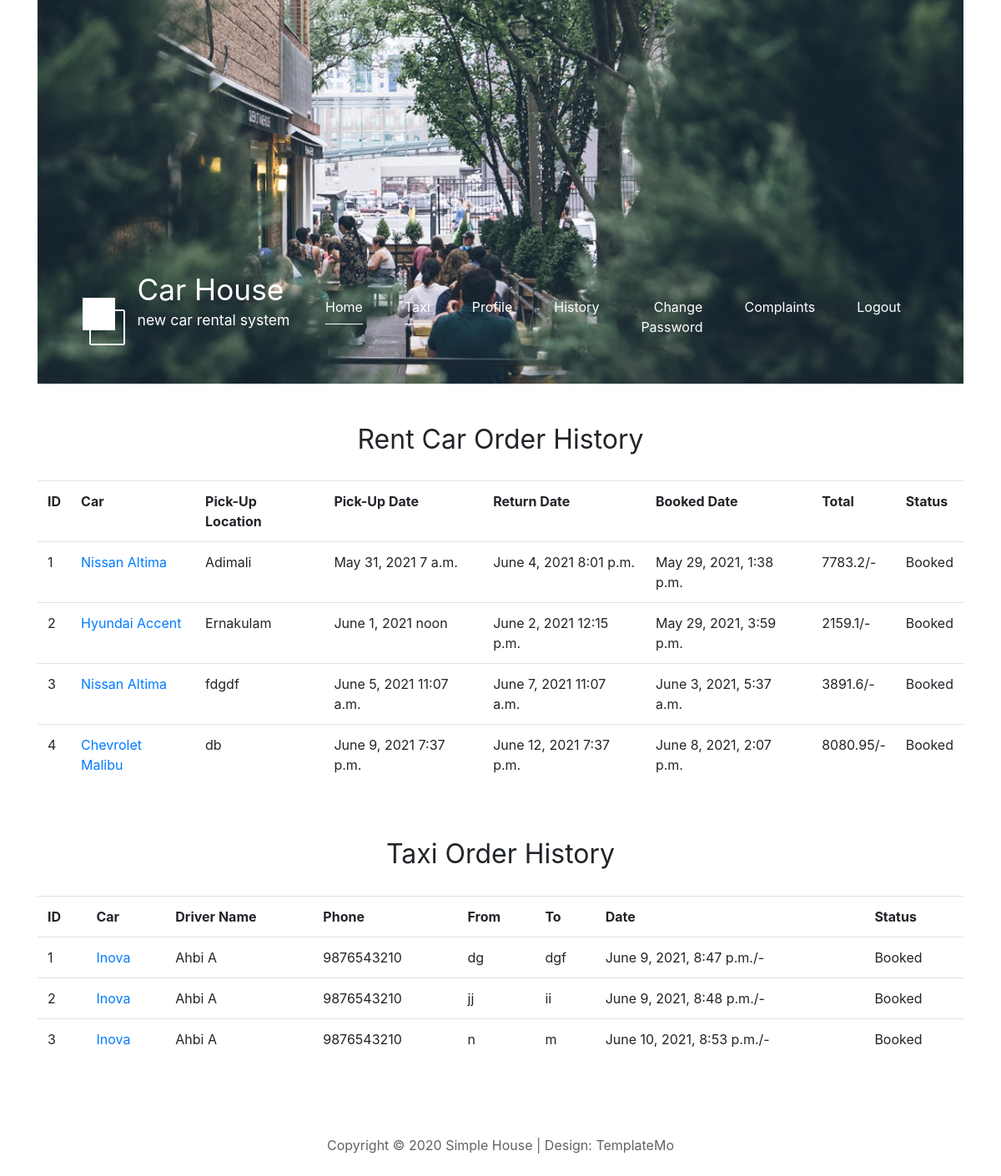
The app's page /user/history/ (signed in) with its own data.
### adminapp/models.py (models this page shows, shortened)
class Order(models.Model):
    date = models.DateTimeField(
        auto_now_add=True,
        verbose_name='Booking Date'
    )
    pick_up_location = models.CharField(
        max_length=50,
        verbose_name='Pick Up Location'
    )
    pick_date = models.DateField(
        verbose_name='Pick Up Date'
    )
    pick_time = models.TimeField(
        verbose_name='Pick Up Time'
    )
    return_date = models.DateField(
        verbose_name='Return Date'
    )
    return_time = models.TimeField(
        verbose_name='Return Time'
    )
    no_of_days = models.IntegerField(
        default=0
    )
    total = models.FloatField(
        default=0
    )
    status = models.IntegerField(
        default=0
    )
    car = models.ForeignKey(
        to=Car,
        on_delete=models.CASCADE
    )
    user = models.ForeignKey(
        to=User,
        on_delete=models.CASCADE
    )

class Car(models.Model):
    name = models.CharField(
        max_length=50,
        verbose_name='Car Name'
    )
    description = models.TextField(
        max_length=300,
        verbose_name='Description',
        null=True
    )
    image = models.FileField(
        upload_to='Cars',
        max_length=300
    )
    passanger = models.IntegerField(
        verbose_name='Adult Passanger'
    )
    large_luggage = models.IntegerField(
        verbose_name='Large Luggage'
    )
    small_luggage = models.IntegerField(
        verbose_name='Small Luggage'
    )
    doors = models.IntegerField(
        verbose_name='No of Doors'
    )
    air_condition = models.BooleanField(
        default=False,
        verbose_name='A/C Status'
    )
    rent_amount = models.FloatField(
        verbose_name='Rent Amount'
    )
    category = models.ForeignKey(
        to=Category,
        on_delete=models.CASCADE
    )
    status = models.BooleanField(
        default=True
    )
    vendor = models.ForeignKey(
        to=User,
        on_delete=models.CASCADE
    )
    offer = models.ForeignKey(
        null=True,
        to=Offer,
        on_delete=models.CASCADE
    )
    mode = models.CharField(
        max_length=20,
        default='rent'
    )
    kilometer = models.CharField(
        default='',
        max_length=50,
        verbose_name='Kilometer Details'
    )
    def __str__(self):
        return self.name

class BookTaxi(models.Model):
    start_from = models.CharField(
        max_length=30,
        verbose_name='From'
    )
    to_location = models.CharField(
        max_length=30,
        verbose_name='To'
    )
    date = models.DateTimeField(
        verbose_name='Date & Time'
    )
    user = models.ForeignKey(
        to=User,
        on_delete=models.CASCADE
    )
    taxi = models.ForeignKey(
        to=Car,
        on_delete=models.CASCADE
    )
    status = models.IntegerField(
        default=0
    )

class User(AbstractUser):
    address = models.TextField(
        max_length=100,
        null=True,
        verbose_name='Address'
    )
    phone = models.BigIntegerField(
        null=True,
        verbose_name='Phone Number'
    )
    company_name = models.CharField(
        max_length=30,
        null=True,
        default='None',
        verbose_name='Company Name'
    )
    user_type = models.CharField(
        max_length=30,
        default='admin'
    )

### userapp/views.py (the view)
# urls.py: path('history/',history,name='history'),
def history(request):
    context = {}
    obj = Order.objects.filter(user=request.user)
    context['data'] = obj
    context['data2'] = BookTaxi.objects.filter(user=request.user)
    return render(request,'user/history.html',context)

### templates/user/history.html (shortened to what this page needs)
{% extends 'user/shared/base.html' %}
{% load static %}
{% block content %}
<div class="row mt-5 mb-5">
    <div id="" class="col-sm-12">
    <h2 class="text-center tm-section-title">Rent Car Order History</h2>
    <table class="table">
        <tr>
            <th>ID</th>
            <th>Car</th>
            <th>Pick-Up Location</th>
            <th>Pick-Up Date</th>
            <th>Return Date</th>
            <th>Booked Date</th>
            <th>Total</th>
            <th>Status</th>
        </tr>
        {% for i in data %}
            <tr>
                <td>{{ forloop.counter }}</td>
                <td><a href="{% url 'view_car' id=i.car.id %}">{{ i.car }}</a></td>
                <td>{{ i.pick_up_location }}</td>
                <td>{{ i.pick_date }} {{ i.pick_time }}</td>
                <td>{{ i.return_date }} {{ i.return_time }}</td>
                <td>{{ i.date }}</td>
                <td>{{ i.total }}/-</td>
                <td>
                    {% if i.status == 0 %}
                        Booked
                    {% elif i.status == 1 %}
                        Confirmed
                    {% elif i.status == 2 %}
                        Canceled
                    {% endif %}
                </td>
            </tr>
        {% endfor %}
    </table>
    </div>
</div>
<div class="row mt-5 mb-5">
    <div id="" class="col-sm-12">
    <h2 class="text-center tm-section-title">Taxi Order History</h2>
    <table class="table">
        <tr>
            <th>ID</th>
            <th>Car</th>
            <th>Driver Name</th>
            <th>Phone</th>
            <th>From</th>
            <th>To</th>
            <th>Date</th>
            <th>Status</th>
        </tr>
        {% for i in data2 %}
            <tr>
                <td>{{ forloop.counter }}</td>
                <td><a href="{% url 'view_car' id=i.taxi.id %}">{{ i.taxi }}</a></td>
                <td>{{ i.taxi.vendor.first_name }} {{ i.taxi.vendor.last_name }}</td>
                <td>{{ i.taxi.vendor.phone }}</td>
                <td>{{ i.start_from }}</td>
                <td>{{ i.to_location }}</td>
                <td>{{ i.date }}/-</td>
                <td>
                    {% if i.status == 0 %}
                        Booked
                    {% elif i.status == 1 %}
                        Conirmed
                    {% elif i.status == 2 %}
                        Rejected
                    {% endif %}
                </td>
            </tr>
        {% endfor %}
    </table>
    </div>
</div>
{% endblock content %}

### static/css/templatemo-style.css (style rules this page uses)
ul, nav, body, h1, h2, h4, h6, p, figure { margin: 0; padding: 0; }
a, button { transition: all 0.3s ease; }
html { box-sizing: border-box; -ms-overflow-style: scrollbar; }
*, *::before, *::after { box-sizing: inherit; }
.row { display: -ms-flexbox; display: flex; -ms-flex-wrap: wrap; flex-wrap: wrap; margin-left: -15px; margin-right: -15px; }
.text-center { text-align: center; }
body { font-family: 'Open Sans', Arial, sans-serif; font-size: 17px; background-color: #ccc; overflow-x: hidden; }
.tm-section-title { font-size: 2rem; font-weight: 400; margin-bottom: 30px; }

### records on screen
Order: car "Nissan Altima", pick_up_location "Adimali", pick_date "May 31, 2021", pick_time "7 a.m.", return_date "June 4, 2021", return_time "8:01 p.m.", date "May 29, 2021, 1:38 p.m.", total "7783.2", status "Booked"
Order: car "Hyundai Accent", pick_up_location "Ernakulam", pick_date "June 1, 2021", pick_time "noon", return_date "June 2, 2021", return_time "12:15 p.m.", date "May 29, 2021, 3:59 p.m.", total "2159.1", status "Booked"
Order: car "Nissan Altima", pick_up_location "fdgdf", pick_date "June 5, 2021", pick_time "11:07 a.m.", return_date "June 7, 2021", return_time "11:07 a.m.", date "June 3, 2021, 5:37 a.m.", total "3891.6", status "Booked"
Order: car "Chevrolet Malibu", pick_up_location "db", pick_date "June 9, 2021", pick_time "7:37 p.m.", return_date "June 12, 2021", return_time "7:37 p.m.", date "June 8, 2021, 2:07 p.m.", total "8080.95", status "Booked"
BookTaxi: taxi "Inova", taxi.vendor.first_name "Ahbi", taxi.vendor.last_name "A", taxi.vendor.phone "9876543210", start_from "dg", to_location "dgf", date "June 9, 2021, 8:47 p.m.", status "Booked"
BookTaxi: taxi "Inova", taxi.vendor.first_name "Ahbi", taxi.vendor.last_name "A", taxi.vendor.phone "9876543210", start_from "jj", to_location "ii", date "June 9, 2021, 8:48 p.m.", status "Booked"
BookTaxi: taxi "Inova", taxi.vendor.first_name "Ahbi", taxi.vendor.last_name "A", taxi.vendor.phone "9876543210", start_from "n", to_location "m", date "June 10, 2021, 8:53 p.m.", status "Booked"
